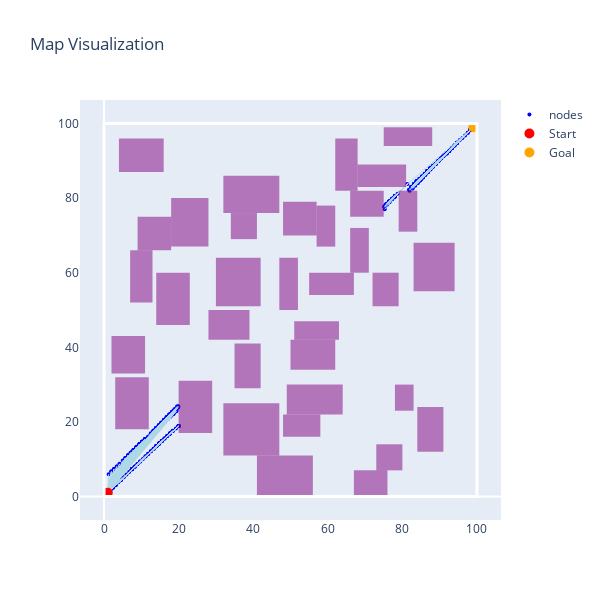
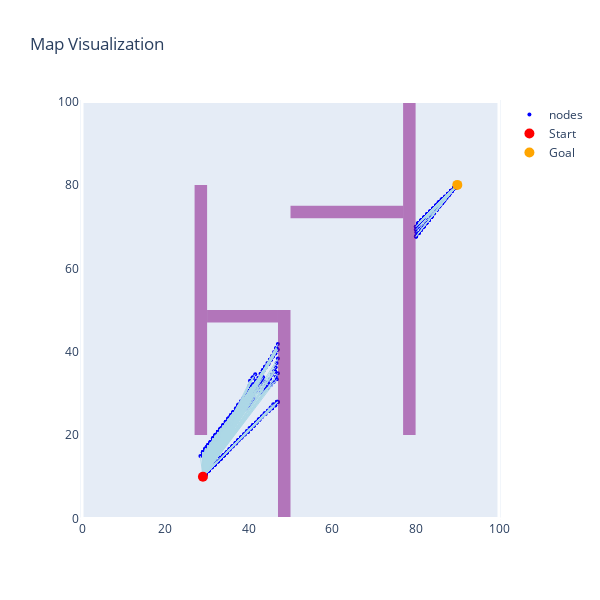
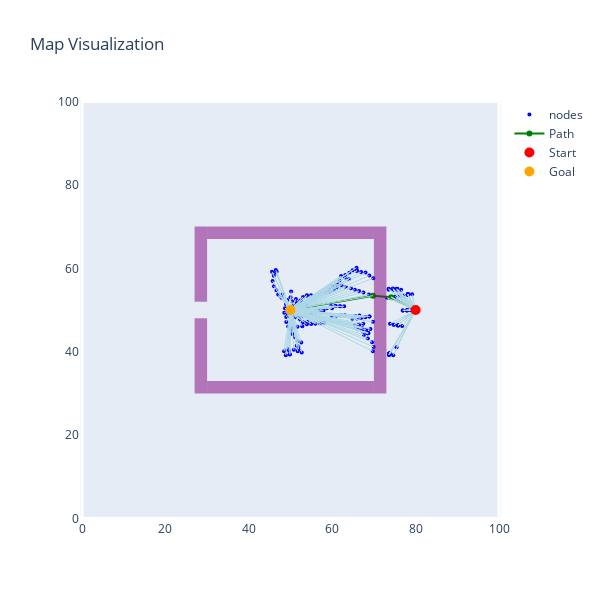

The cell these charts' notebook holds for them, in order:
### Code cell
for pmap in maps:
    result = p.plan(map=pmap)
    visualize_map_shapes(pmap.grid, obs=pmap.obstacles, start=pmap.start, goal=pmap.goal,
                        path=result.path, nodes=list(map(lambda x: x.position, result.nodes)), edges=result.edges)
